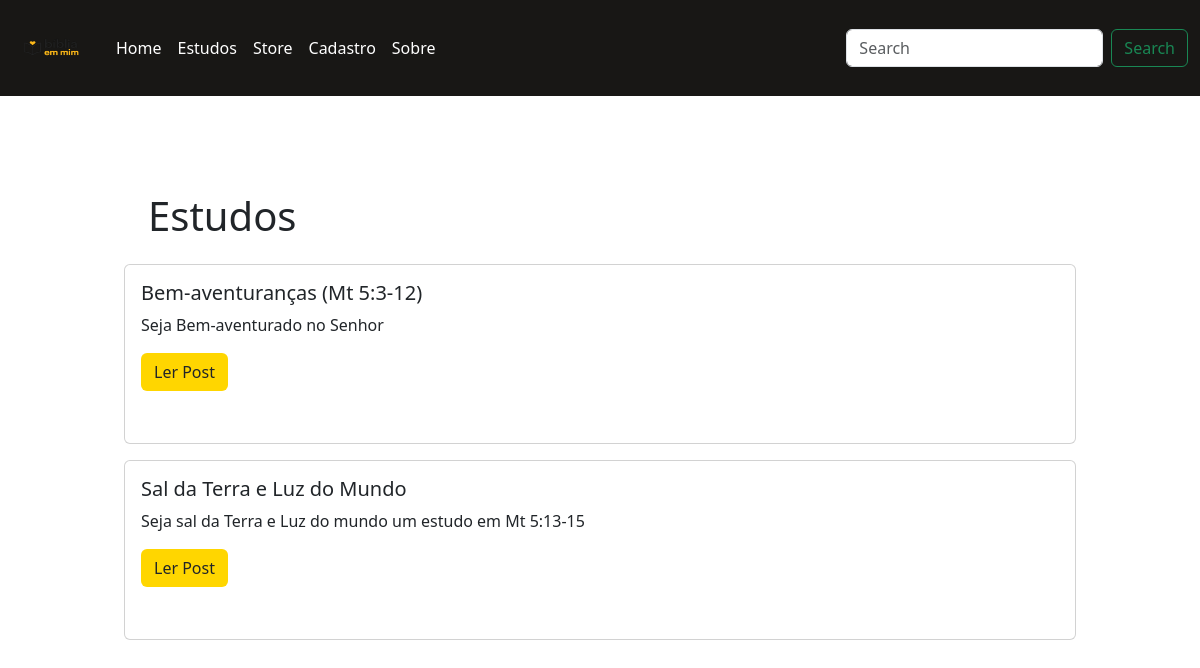
The page /estudos_user on the database as committed earlier.
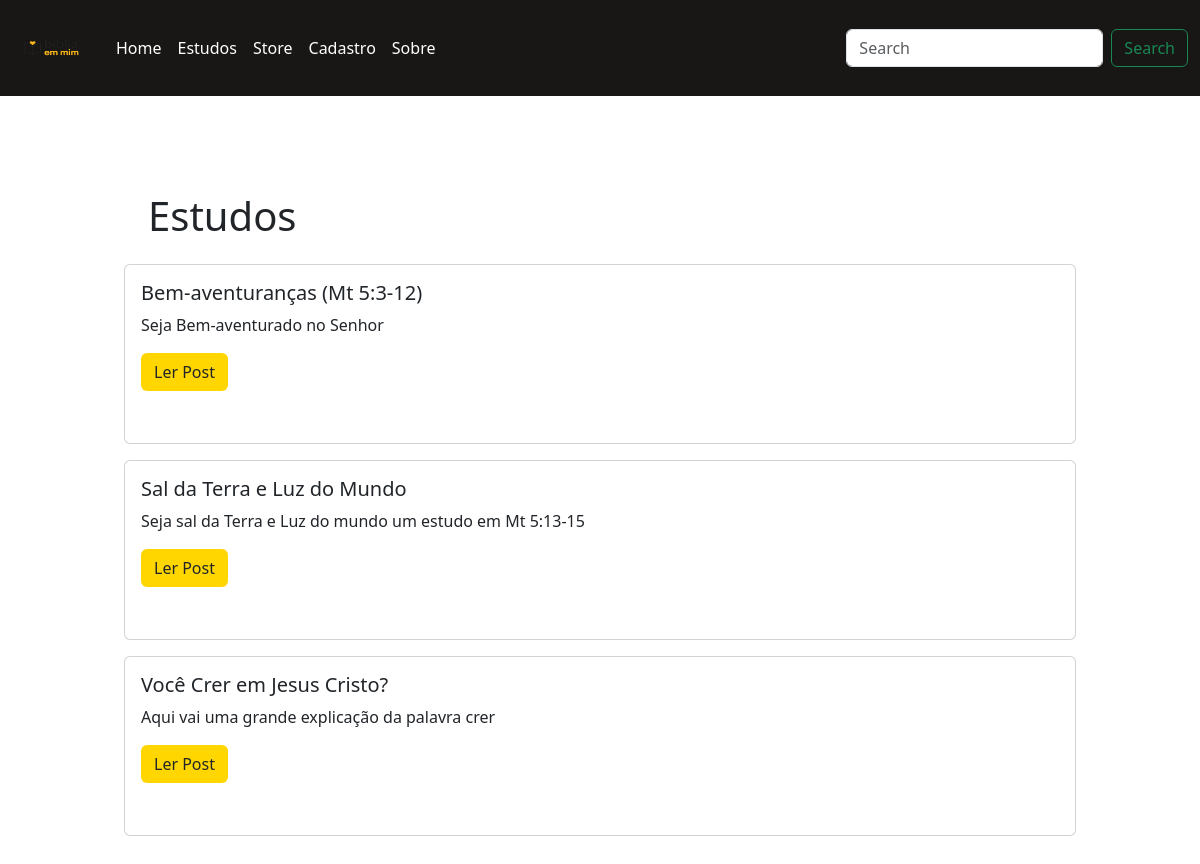
The same page on the database as committed later.
### repositories/Estudos.py (models this page shows)
class Estudos(db.Model):
    id = db.Column(db.Integer, primary_key=True)
    title = db.Column(db.String(100), unique=True, nullable=False)
    content = db.Column(db.String(), nullable=False)
    resume = db.Column(db.String(), nullable=False)
    image = db.Column(db.String(), nullable=False)

### app.py (the view)
@app.route('/estudos_user')
def estudos_user():
    estudos = Estudos.query.all()
    return render_template('estudos_user.html', estudos=estudos)

### templates/estudos_user.html
{% extends "layout.html" %}
{% block content %}
    <main class="estudos m-auto p-4">
        <h1 class="titulo m-auto p-4 text-start">Estudos</h1>
            {% for estudo in estudos %}
                <div class="card mb-3" style="width: 100%; min-height: 180px;">
                    <div class="row g-0 align-items-center">
                        <div class="col-md-9">
                            <div class="card-body">
                                <h5 class="card-title">{{ estudo.title }}</h5>
                                <p class="card-text">{{ estudo.resume }}</p>
                                <a href="/post/{{ estudo.id }}" class="btn custom-btn">Ler Post</a>
                            </div>
                        </div>
                    </div>
                </div>
            {% endfor %}
    </main>
{% endblock %}

Rows that differ between the two databases and show on the page:
added Estudos: title "Você Crer em Jesus Cristo?", resume "Aqui vai uma grande explicação da palavra crer"
